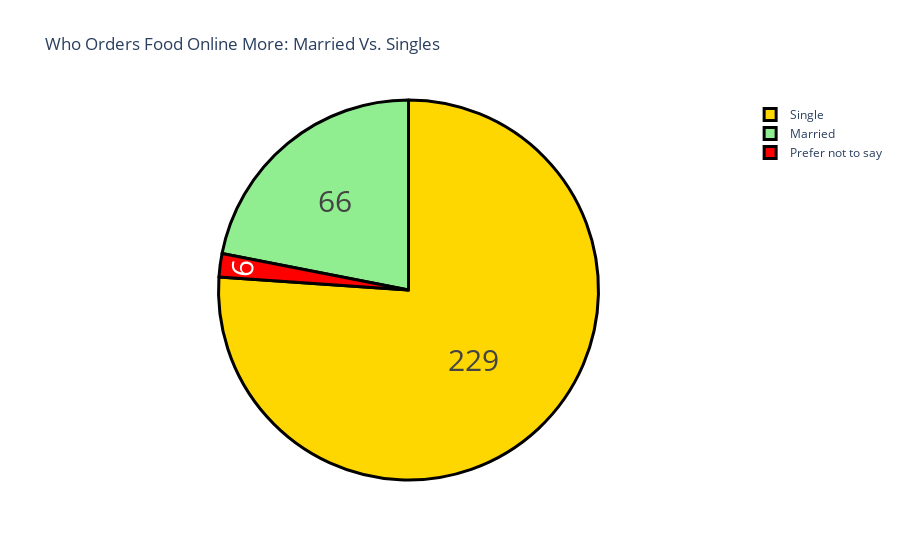

This figure's notebook cell:
### Code cell
# Creating a pie chart to show the distribution of online food orders based on Marital Status

marital = buying_again_data["Marital Status"].value_counts()
label = marital.index
counts = marital.values
colors = ['gold','lightgreen','red']

fig = go.Figure(data=[go.Pie(labels=label, values=counts)])
fig.update_layout(title_text='Who Orders Food Online More: Married Vs. Singles')
fig.update_traces(hoverinfo='label+percent', textinfo='value', textfont_size=30,
                  marker=dict(colors=colors, line=dict(color='black', width=3)))
fig.show()

### Figure 1 — Plotly figure (JSON) as saved in the notebook; plotly's stock layout.template omitted (floating-point values rounded to 4 significant figures)
{"data": [{"hoverinfo": "label+percent", "labels": ["Single", "Married", "Prefer not to say"], "marker": {"colors": ["gold", "lightgreen", "red"], "line": {"color": "black", "width": 3}}, "textfont": {"size": 30}, "textinfo": "value", "type": "pie", "values": [229, 66, 6]}], "layout": {"autosize": true, "title": {"text": "Who Orders Food Online More: Married Vs. Singles"}}}
